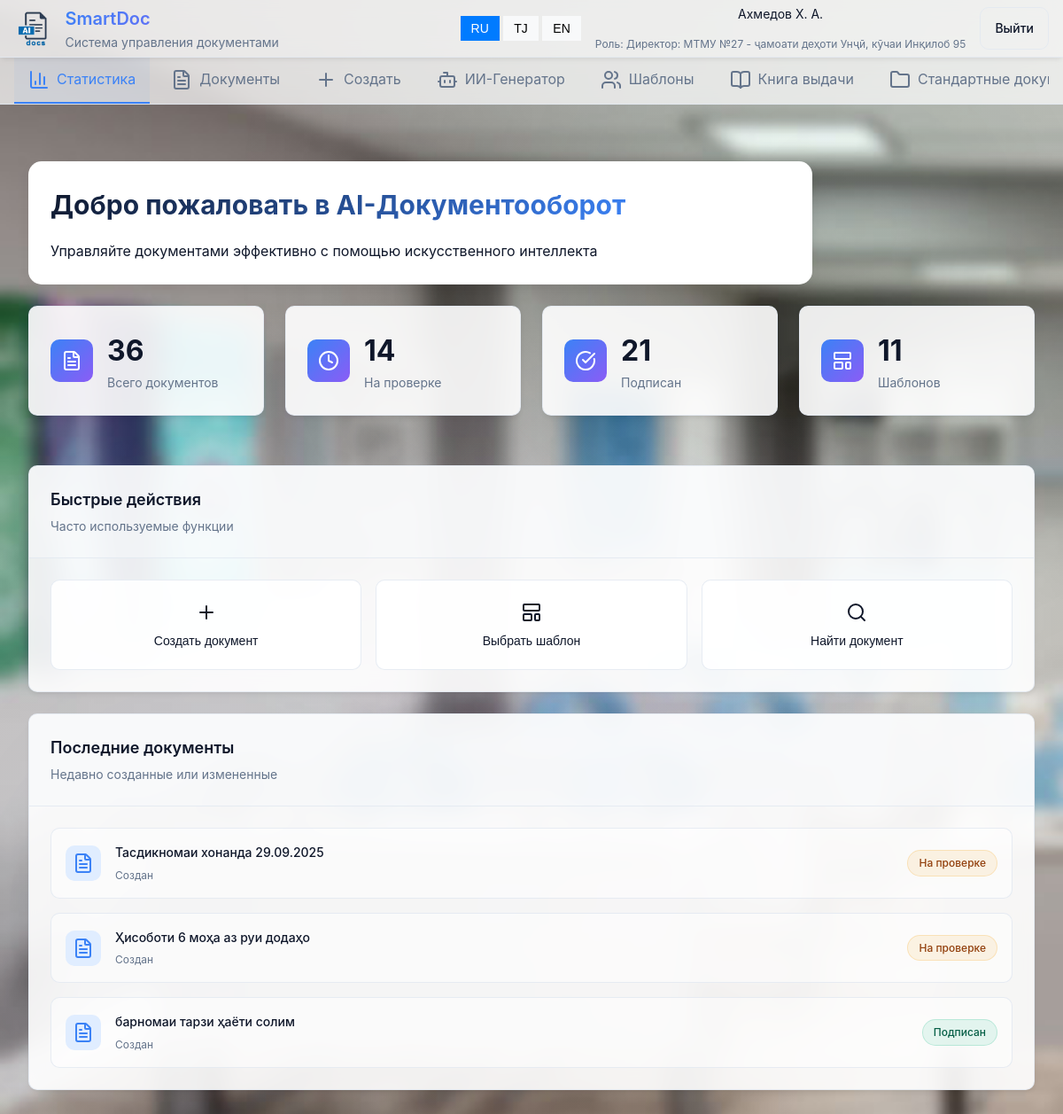
Before: / (signed in) with the older database file.
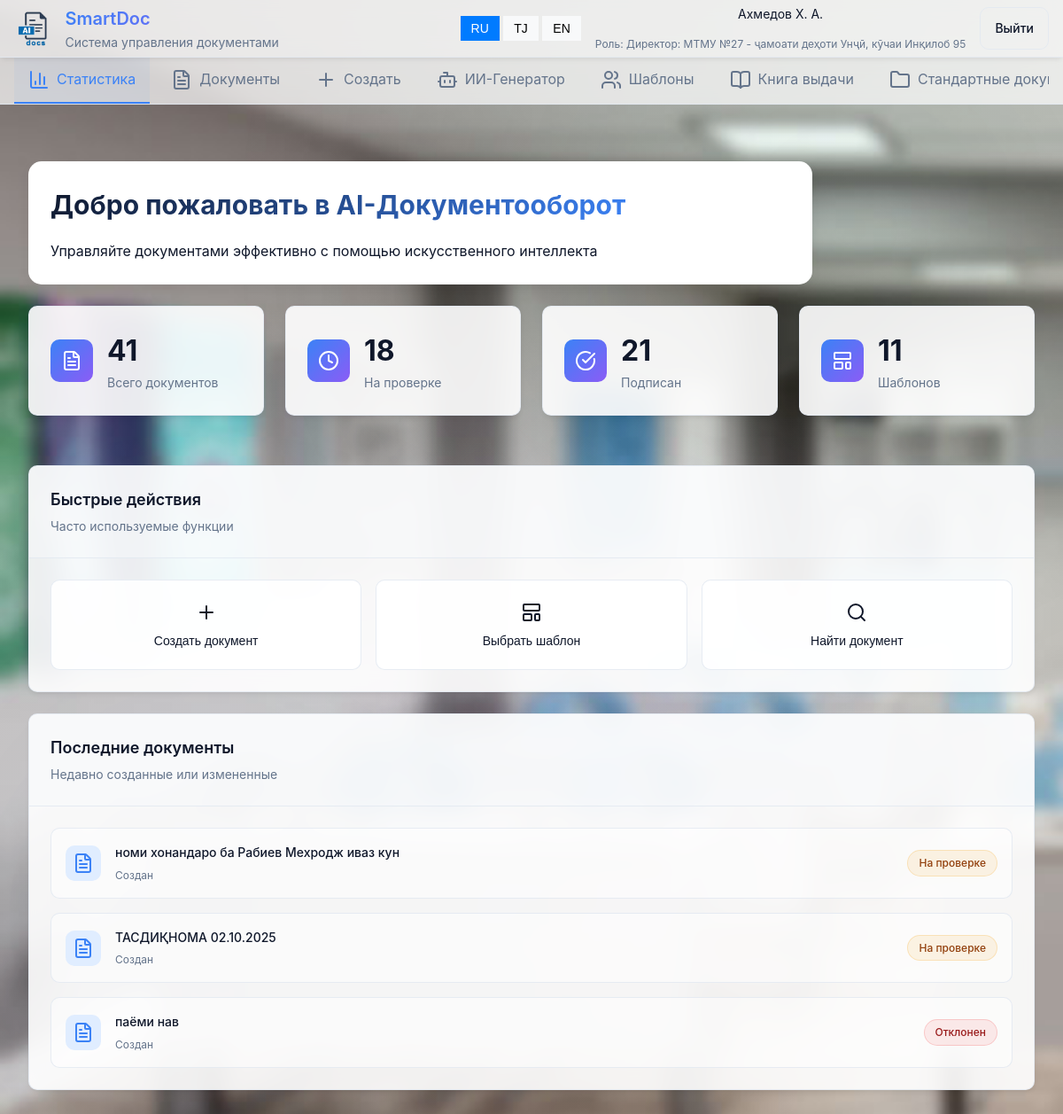
After: the same page with the newer database file.
### main/models.py (models this page shows, shortened)
class Document(models.Model):
    STATUS_CHOICES = (
        ('draft', 'Черновик'),
        ('pending', 'На проверке'),
        ('signed', 'Подписан'),
        ('rejected','Отклонен')
    )
    title = models.CharField(max_length=255)
    content = models.TextField(null=True, blank=True)
    category=models.ForeignKey(Category,on_delete=models.SET_NULL,null=True)
    template = models.ForeignKey(Template, on_delete=models.SET_NULL, null=True, blank=True)
    created_by = models.ForeignKey(User, on_delete=models.CASCADE, related_name='documents_created')
    recipient = models.ForeignKey(User, on_delete=models.SET_NULL, null=True, blank=True, related_name='documents_received')
    school = models.ForeignKey(School, on_delete=models.CASCADE)
    status = models.CharField(max_length=20, choices=STATUS_CHOICES, default='draft')
    file=models.FileField(upload_to='documents/')
    created_at = models.DateTimeField(auto_now_add=True)

### main/views.py (the view)
# urls.py: path('', index, name='index'),  # Главная страница после входа
@login_required
def index(request):
    docs = Document.objects.filter(school=request.user.school).order_by('-created_at')
    templates = Template.objects.filter(school=request.user.school)
    stat = docs.aggregate(
        pending=Count('id', filter=Q(status='pending')),
        signed=Count('id', filter=Q(status='signed'))
    )
    data = {
        'docs': docs,
        'templates': templates,
        'stat': stat,
    }
    return render(request, 'main/index.html', data)

### main/models.py (called while the page is built)
    def __str__(self):
        return f'{self.name} - {self.address}'

### main/templates/main/index.html (shortened to what the changed rows need)
{% extends 'main/base.html' %}
{% block content %}
 <main class="main-content">
        <div class="page-container">
            <div class="page-header content-area">
                <h2 data-i18n="welcome_title">Добро пожаловать в AI-Документооборот</h2>
            </div>
            <div class="stats-grid">
                <div class="stat-card">
                    <div class="stat-content">
                        <h3>{{docs.count}}</h3>
                        <p data-i18n="total_documents">Всего документов</p>
                    </div>
                </div>
                <div class="stat-card">
                    <div class="stat-content">
                        <h3>{{stat.pending}}</h3>
                        <p data-i18n="pending_review">На проверке</p>
                    </div>
                </div>
            </div>
            <div class="card">
                <div class="card-content">
                    <div class="recent-documents">
                        {% for doc in docs|slice:":3" %}
                        <a style="text-decoration: none;" class="recent-document" href="documents/#document-{{doc.id}}">
                            <div class="document-icon">
                                <i data-lucide="file-text"></i>
                            </div>
                            <div class="document-info">
                                <h4>{{doc.title}}</h4>
                                <p data-i18n="created">Создан {{doc.created_at}}</p>
                            </div>
                            <div class="badge badge-{{doc.status}}">{{doc.get_status_display}}</div>
                        </a>
                        {% endfor %}
                    </div>
                </div>
            </div>
        </div>
    </main>
{% endblock %}

Changed rows visible on the page:
no longer on this page (row unchanged): Document: title "Тасдикномаи хонанда 29.09.2025", status "На проверке"
no longer on this page (row unchanged): Document: title "Ҳисоботи 6 моҳа аз руи додаҳо", status "На проверке"
no longer on this page (row unchanged): Document: title "барномаи тарзи ҳаёти солим", status "Подписан"
added Document: title "номи хонандаро ба Рабиев Мехродж иваз кун", status "На проверке"
added Document: title "ТАСДИҚНОМА 02.10.2025", status "На проверке"
added Document: title "паёми нав", status "Отклонен"
Other visible differences:
{{ docs.count }}: "36" → "41"
{{ stat.pending }}: "14" → "18"
